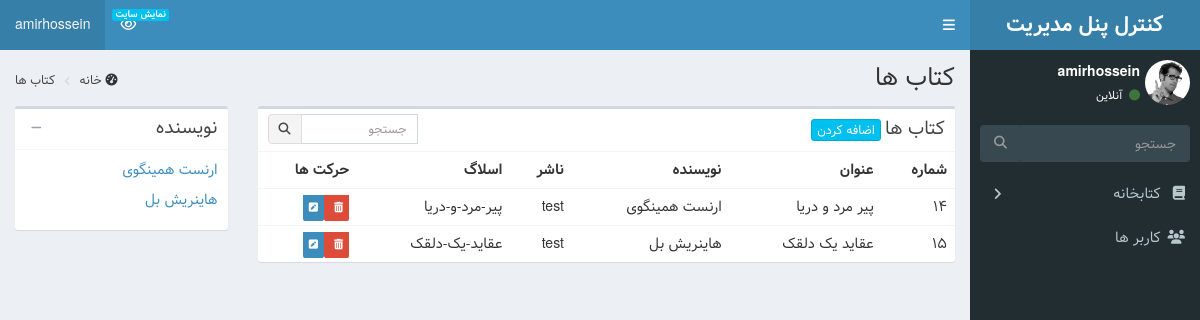
/admin_panel/books/ (signed in), run on an earlier commit of the app's database.
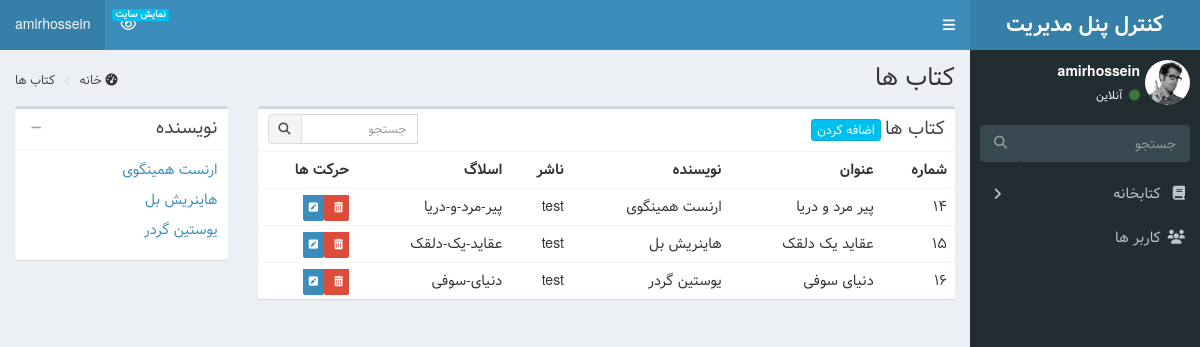
And on a later commit of the database.
### library/models.py (models this page shows, shortened)
class Books(models.Model):
    title = models.CharField(max_length=50, verbose_name="عنوان")
    slug = models.SlugField(allow_unicode=True, unique=True, editable=False)
    book_user = models.ForeignKey(
        User,
        verbose_name="کاربر",
        on_delete=models.CASCADE,
        blank=True,
        null=True,
    )
    translator = models.ForeignKey(
        Translators,
        verbose_name="مترجم",
        on_delete=models.CASCADE,
        blank=True,
        null=True,
    )
    author = models.ForeignKey(
        Authors, verbose_name="نویسنده", on_delete=models.CASCADE
    )
    genres = models.ManyToManyField(Genres, verbose_name="ژانر")
    publisher = models.ForeignKey(
        Publishers, verbose_name="ناشر", on_delete=models.CASCADE
    )
    book_image = models.ImageField(upload_to="images/books", verbose_name="کاور کتاب")
    detail = models.TextField(verbose_name="توضیحات")

class Authors(models.Model):
    name = models.CharField(max_length=50, verbose_name="نام")
    slug = models.SlugField(allow_unicode=True, unique=True, editable=False)
    def __str__(self):
        return self.name

class Publishers(models.Model):
    title = models.CharField(max_length=50, verbose_name="عنوان")
    website = models.URLField(verbose_name="وب سایت")
    def __str__(self):
        return self.title

### admin_panel/views.py (the view)
# urls.py: path("books/", views.BooksListView.as_view(), name="books_admin"),
class BooksListView(PermissionRequiredMixin, ListView):
    permission_required = "library.action_all"
    template_name = "admin_panel/books/books_list.html"
    model = models.Books
    context_object_name = "books"
    def get_context_data(self, **kwargs):
        context = super(BooksListView, self).get_context_data()
        context["authors"] = models.Authors.objects.all()
        return context
    def get_queryset(self):
        query = super(BooksListView, self).get_queryset()
        author = self.kwargs.get("author")
        if author is not None:
            query = query.filter(author__slug__iexact=author)
        return query

### admin_panel/templates/admin_panel/books/books_list.html (shortened to what this page needs)
{% extends 'admin_panel/base.html' %}
{% block content %}
<section class="content-header">
    <h1>
        کتاب ها
    </h1>
    <ol class="breadcrumb">
        <li><i class="fa fa-dashboard"></i> <a href="{% url "admin" %}"> خانه </a></li>
        <li><a href="{%url 'books_admin'%}"> کتاب ها </a></li>
    </ol>
</section>
<section class="content">
    <div class="row">
        <div class="col-md-9 col-sm-12">
            <div class="box">
                <div class="box-header">
                    <h3 class="box-title">کتاب ها</h3>
                    <div class="box-tools">
                        <form class="input-group input-group-sm" style="width: 150px;" action="{%url 'book_search'%}"
                            method="post">
                            <input type="search" name='search' class="form-control pull-right" placeholder="جستجو">
                            <div class="input-group-btn">
                                <button type="submit" class="btn btn-default"><i class="fa fa-search"></i></button>
                            </div>
                        </form>
                    </div>
                    <a class="btn btn-info btn-xs" href="{% url 'books_create' %}">اضافه کردن</a>
                </div>
                <div class="box-body table-responsive no-padding">
                    <table class="table table-hover">
                        <tbody>
                            <tr>
                                <th>شماره</th>
                                <th>عنوان</th>
                                <th>نویسنده</th>
                                <th>ناشر</th>
                                <th>اسلاگ</th>
                                <th>حرکت ها</th>
                            </tr>
                            {% for book in books %}
                            <tr>
                                <td>{{book.id}}</td>
                                <td>{{book.title}}</td>
                                <td>{{book.author}}</td>
                                <td>{{book.publisher}}</td>
                                <td>{{book.slug}}</td>
                                <td>
                                    <a href="{%url 'book_delete' book.pk %}" class="label-danger">
                                        <span class="label label-danger">
                                            <i class="fa fa-trash"></i>
                                        </span>
                                    </a>
                                    <a href="{%url 'book_update' book.pk %}" class="label-primary">
                                        <span class="label label-primary">
                                            <i class="fa  fa-pencil-square"></i>
                                        </span>
                                    </a>
                                </td>
                            </tr>
                            {% endfor %}
                        </tbody>
                    </table>
                </div>
            </div>
        </div>
        <div class="col-md-3 col-sm-12">
            <div class="box">
                <div class="box-header with-border">
                    <h3 class="box-title">نویسنده</h3>
                    <div class="box-tools pull-right">
                        <button type="button" class="btn btn-box-tool" data-widget="collapse"><i
                                class="fa fa-minus"></i>
                        </button>
                    </div>
                </div>
                <div class="box-body">
                    {%for author in authors%}
                    <a href="{%url 'book_author' author.slug %}">
                        <p>{{author}}</p>
                    </a>
                    {%endfor%}
                </div>
            </div>
        </div>
    </div>
</section>
{% endblock content %}

### admin_panel/templates/admin_panel/base.html (shortened to what this page needs)
{% load static %}
<!DOCTYPE html>
<html>
<head>
  <link rel="stylesheet" href="{% static 'admin_panel/dist/css/bootstrap-theme.css' %}">
  <link rel="stylesheet" href="{% static 'admin_panel/dist/css/rtl.css' %}">
  <link rel="stylesheet" href="{% static 'admin_panel/bower_components/font-awesome/css/font-awesome.min.css' %}">
  <link rel="stylesheet" href="{% static 'admin_panel/bower_components/Ionicons/css/ionicons.min.css' %}">
  <link rel="stylesheet" href="{% static 'admin_panel/dist/css/AdminLTE.css' %}">
  <link rel="stylesheet" href="{% static 'admin_panel/dist/css/skins/skin-blue.min.css' %}">
  <link rel="stylesheet" href="{% static 'admin_panel/dist/css/custom.css' %}">
</head>
<body class="hold-transition skin-blue sidebar-mini">
  <div class="wrapper">
    <header class="main-header">
      <a href="{% url 'admin' %}" class="logo">
        <span class="logo-lg"><b>کنترل پنل مدیریت</b></span>
      </a>
      <nav class="navbar navbar-static-top">
        <a href="#" class="sidebar-toggle" data-toggle="push-menu" role="button">
        </a>
        <div class="navbar-custom-menu">
          <ul class="nav navbar-nav">
            <li class="dropdown messages-menu">
              <a href="/" target="_blank">
                <i class="fa fa-eye"></i>
                <span class="label label-info">نمایش سایت</span>
              </a>
            </li>
            <li class="user user-menu">
              <a class="dropdown-toggle" data-toggle="dropdown">
                <span class="hidden-xs">{{request.user}}</span>
              </a>
            </li>
          </ul>
        </div>
      </nav>
    </header>
    <aside class="main-sidebar">
      <section class="sidebar">
        <div class="user-panel">
          <div class="pull-right image">
            <img src="{% static 'admin_panel/dist/img/user2-160x160.jpg' %}" class="img-circle" alt="User Image">
          </div>
          <div class="pull-right info">
            <p>{{request.user}}</p>
            <a><i class="fa fa-circle text-success"></i> آنلاین</a>
          </div>
        </div>
        <form action="#" method="get" class="sidebar-form">
          <div class="input-group">
            <input type="text" name="q" class="form-control" placeholder="جستجو">
            <span class="input-group-btn">
              <button type="submit" name="search" id="search-btn" class="btn btn-flat"><i class="fa fa-search"></i>
              </button>
            </span>
          </div>
        </form>
        <ul class="sidebar-menu" data-widget="tree">
          <li class="treeview">
            <a href="#"><i class="fa fa-book"></i> <span>کتابخانه</span>
              <span class="pull-left-container">
                <i class="fa fa-angle-right pull-left"></i>
              </span>
            </a>
          </li>
          <li class="{% if request.resolver_match.url_name == "users_admin" %}active{% endif %}">
            <a href="{% url 'users_admin' %}"><i class="fa fa-users"></i>
              <span>کاربر ها</span>
            </a>
          </li>
        </ul>
      </section>
    </aside>
    <div class="content-wrapper">
      {% block content %}{% endblock content %}
    </div>
  </div>
</body>
</html>

What changed in the data, as far as the page shows it:
added Books: id "16", title "دنیای سوفی", author "یوستین گردر", publisher "test", slug "دنیای-سوفی"
added Authors: name "یوستین گردر"
